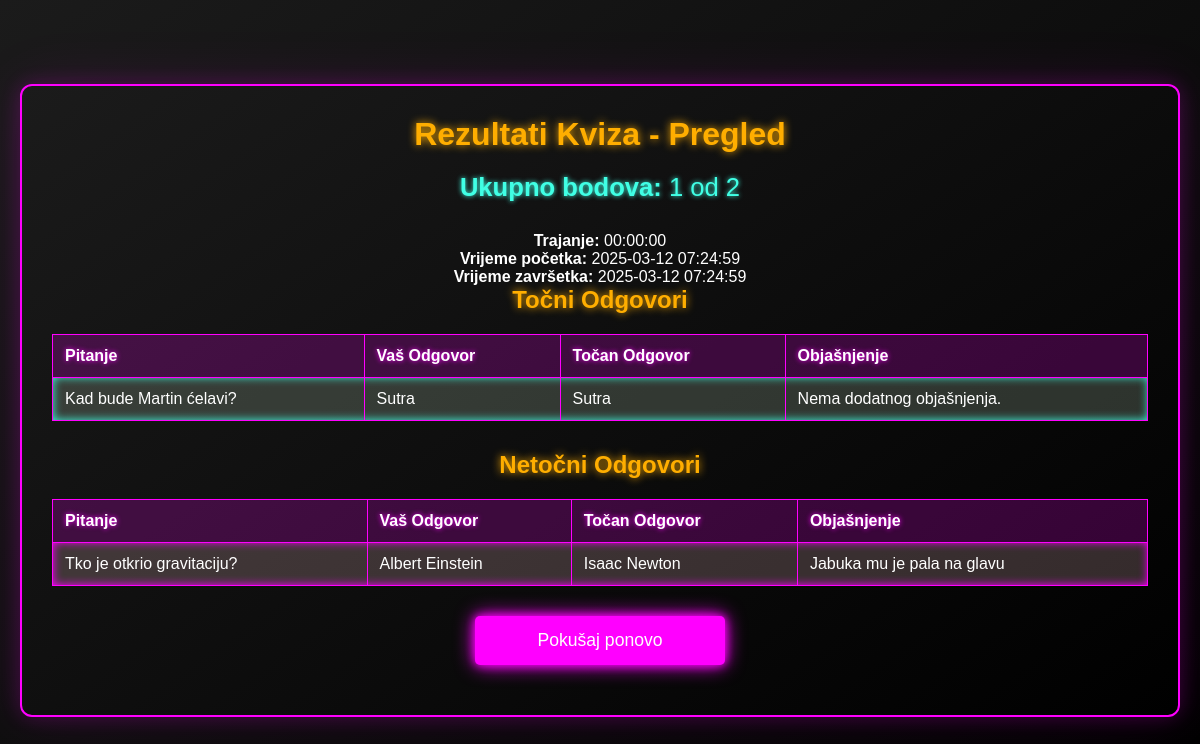
The page /forms.php?exam_id=45 on the database its author committed.
### tables this page shows
CREATE TABLE `ep_test` (
  `ID` int(11) NOT NULL,
  `korisnikID` int(11) NOT NULL,
  `kviz_id` int(11) NOT NULL,
  `rezultat` int(11) DEFAULT NULL,
  `ukupno_pitanja` int(11) DEFAULT NULL,
  `tocno_odgovori` int(11) DEFAULT NULL,
  `netocno_odgovori` int(11) DEFAULT NULL,
  `trajanje` time DEFAULT NULL,
  `broj_pokusaja` int(11) DEFAULT NULL,
  `kreirano` datetime DEFAULT current_timestamp(),
  `azurirano` datetime DEFAULT current_timestamp() ON UPDATE current_timestamp(),
  `vrijeme_pocetka` datetime NOT NULL,
  `vremensko_ogranicenje` int(11) NOT NULL,
  `vrijeme_kraja` datetime GENERATED ALWAYS AS (`vrijeme_pocetka` + interval `vremensko_ogranicenje` minute) STORED
);

CREATE TABLE `ep_test_odgovori` (
  `ID` int(11) NOT NULL,
  `test_id` int(11) NOT NULL,
  `question_text` text DEFAULT NULL,
  `user_answer_text` text DEFAULT NULL,
  `correct_answer_text` text DEFAULT NULL,
  `explanation` text DEFAULT NULL,
  `is_correct` tinyint(1) DEFAULT 0
);

### forms.php (the view, shortened to what this page needs)
<?php
if (isset($_GET['exam_id'])) {
    $exam_id = intval($_GET['exam_id']);
    require_once 'db_connection.php';
    $stmt = $conn->prepare("SELECT * FROM ep_test WHERE ID = :exam_id LIMIT 1");
    $stmt->execute([':exam_id' => $exam_id]);
    $exam = $stmt->fetch();
    $stmt2 = $conn->prepare("SELECT * FROM ep_test_odgovori WHERE test_id = :exam_id");
    $stmt2->execute([':exam_id' => $exam_id]);
    $allAnswers = $stmt2->fetchAll();
    $correctAnswers = [];
    $wrongAnswers   = [];
    foreach ($allAnswers as $row) {
        $entry = [
            "question"       => $row["question_text"],
            "your_answer"    => $row["user_answer_text"],
            "correct_answer" => $row["correct_answer_text"],
            "explanation"    => $row["explanation"]
        ];
        if ($row["is_correct"] == 1) {
            $correctAnswers[] = $entry;
        } else {
            $wrongAnswers[]   = $entry;
        }
    }
    $score           = $exam['rezultat'];
    $totalQuestions  = $exam['ukupno_pitanja'];
    $trajanje        = $exam['trajanje'];
    $vrijeme_pocetka = $exam['vrijeme_pocetka'];
    $vrijeme_kraja   = $exam['vrijeme_kraja'];
    ?>
    <!DOCTYPE html>
    <html>
    <head>
    </head>
    <body>
    <div class="results-container">
        <h1>Rezultati Kviza - Pregled</h1>
        <p class="score">
            <strong>Ukupno bodova:</strong> <?= htmlspecialchars($score) ?>
            od <?= htmlspecialchars($totalQuestions) ?>
        </p>
        <p style="text-align:center;">
            <strong>Trajanje:</strong> <?= htmlspecialchars($trajanje) ?><br>
            <strong>Vrijeme početka:</strong> <?= htmlspecialchars($vrijeme_pocetka) ?><br>
            <strong>Vrijeme završetka:</strong> <?= htmlspecialchars($vrijeme_kraja) ?>
        </p>
        <h2>Točni Odgovori</h2>
        <?php if (!empty($correctAnswers)) { ?>
            <table>
                <tr>
                    <th>Pitanje</th>
                    <th>Vaš Odgovor</th>
                    <th>Točan Odgovor</th>
                    <th>Objašnjenje</th>
                </tr>
                <?php foreach ($correctAnswers as $item) { ?>
                <tr class="correct">
                    <td><?= htmlspecialchars($item["question"]) ?></td>
                    <td><?= htmlspecialchars($item["your_answer"]) ?></td>
                    <td><?= htmlspecialchars($item["correct_answer"]) ?></td>
                    <td><?= htmlspecialchars($item["explanation"]) ?></td>
                </tr>
                <?php } ?>
            </table>
        <?php } else { ?>
            <p style="text-align:center;">Niste imali točnih odgovora.</p>
        <?php } ?>
        <h2>Netočni Odgovori</h2>
        <?php if (!empty($wrongAnswers)) { ?>
            <table>
                <tr>
                    <th>Pitanje</th>
                    <th>Vaš Odgovor</th>
                    <th>Točan Odgovor</th>
                    <th>Objašnjenje</th>
                </tr>
                <?php foreach ($wrongAnswers as $item) { ?>
                <tr class="incorrect">
                    <td><?= htmlspecialchars($item["question"]) ?></td>
                    <td><?= htmlspecialchars($item["your_answer"]) ?></td>
                    <td><?= htmlspecialchars($item["correct_answer"]) ?></td>
                    <td><?= htmlspecialchars($item["explanation"]) ?></td>
                </tr>
                <?php } ?>
            </table>
        <?php } else { ?>
            <p style="text-align:center;">Svi odgovori su točni!</p>
        <?php } ?>
        <form action="odabir_teme.php" method="post">
            <input type="submit" name="retry" value="Pokušaj ponovo" class="results-btn">
        </form>
    </div>
    </body>
    </html>
    <?php
    exit();
}
?>

### forms.php (style rules this page uses)
* { margin: 0; padding: 0; box-sizing: border-box; font-family: 'Poppins', sans-serif; }
body { background: #090909; background-image: linear-gradient(145deg, #1b1b1b, #000); color: #fff; display: flex; justify-content: center; align-items: center; min-height: 100vh; padding: 20px; }
.results-container { width: 100%; max-width: 1200px; background: linear-gradient(145deg, #1b1b1b, #000); border: 2px solid #ff00ff; box-shadow: 0 0 20px rgba(255, 0, 255, 0.2), 0 0 60px rgba(255, 0, 255, 0.1); border-radius: 12px; padding: 30px; }
h1, h2 { text-align: center; color: #ffae00; text-shadow: 0 0 8px #ffae00; margin-bottom: 20px; }
.score { text-align: center; font-size: 1.6rem; margin-bottom: 30px; color: #40ffe5; text-shadow: 0 0 5px #40ffe5; }
table { width: 100%; border-collapse: collapse; margin-bottom: 30px; }
th, td { padding: 12px; text-align: left; border: 1px solid #ff00ff; color: #fff; }
th { background-color: rgba(255, 0, 255, 0.2); text-shadow: 0 0 5px #ff00ff; }
.correct { background-color: rgba(200, 230, 201, 0.2); box-shadow: inset 0 0 10px #40ffe5; }
.incorrect { background-color: rgba(255, 205, 210, 0.2); box-shadow: inset 0 0 10px #ff00ff; }
.results-btn { display: block; width: 250px; margin: 0 auto 20px auto; padding: 14px 28px; background-color: #ff00ff; color: #fff; border: none; border-radius: 5px; cursor: pointer; font-size: 1.1rem; text-align: center; box-shadow: 0 0 10px #ff00ff, 0 0 20px #ff00ff; transition: 0.3s ease; }

### rows shown on the page
ep_test: rezultat "1", ukupno_pitanja "2", trajanje "00:00:00", vrijeme_pocetka "2025-03-12 07:24:59", vrijeme_kraja "2025-03-12 07:24:59"
ep_test_odgovori: question_text "Kad bude Martin ćelavi?", your_answer "Sutra", correct_answer "Sutra", explanation "Nema dodatnog objašnjenja."
ep_test_odgovori: question_text "Tko je otkrio gravitaciju?", user_answer_text "Albert Einstein", correct_answer_text "Isaac Newton", explanation "Jabuka mu je pala na glavu"
